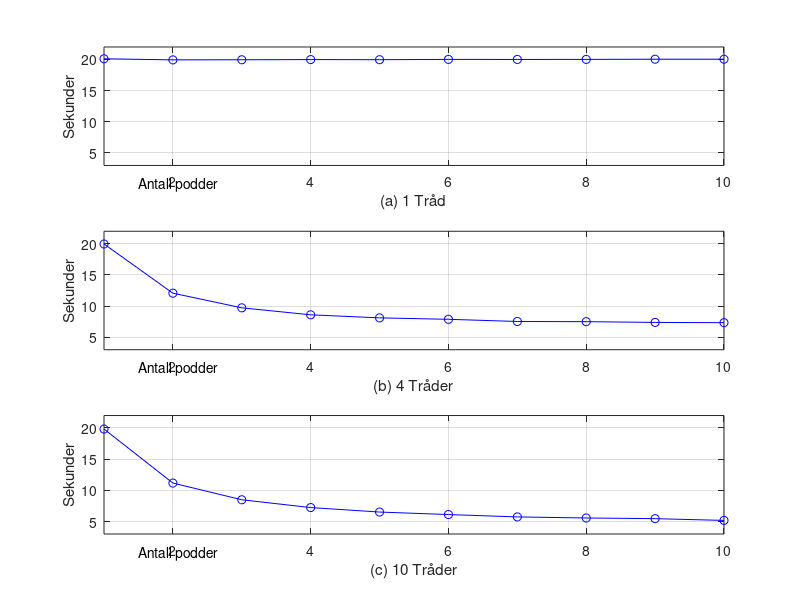
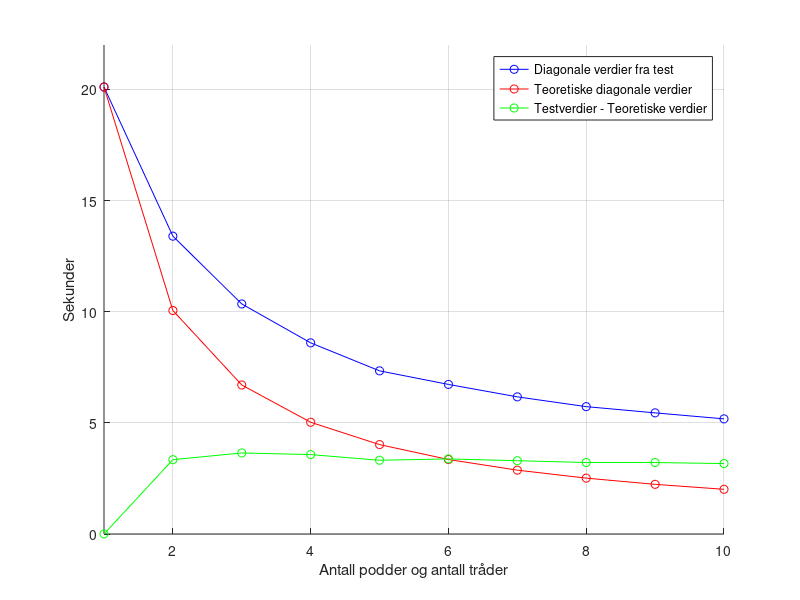

The MATLAB script that drew these images, in order:
clear;
close all;
x = 1:1:10
trad1 = [20.11, 19.93,19.95,19.98,19.96,20.01,20,20.01,20.04,20.04]
trad2 = [19.71,13.4,12.6,11.99,11.77,11.51,11.32,11.23,11.24,11.25]
trad3 = [19.83,12.23,10.35,9.62,9.3,8.97,8.84,8.71,8.6,8.49]
trad4 = [19.96,12.07,9.72,8.6,8.11,7.88,7.53,7.5,7.38,7.34]
trad5 = [19.95,11.8,9.23,8.13,7.34,7.19,6.95,6.75,6.67,6.54]
trad6 = [19.72,11.26,8.76,7.7,7.17,6.73,6.53,6.36,6.13,6.08]
trad7 = [19.73,11.38,8.74,7.42,6.89,6.42,6.17,6.05,5.9,5.75]
trad8 = [19.81,11.03,8.63,7.3,6.8,6.34,5.99,5.73,5.7,5.54]
trad9 = [19.84,11.23,8.29,7.3,6.67,6.28,5.88,5.67,5.45,5.36]
trad10 = [19.83,11.17,8.49,7.24,6.52,6.12,5.74,5.57,5.46,5.18]
diagonal= [20.11, 13.4, 10.35, 8.6, 7.34, 6.73, 6.17, 5.73, 5.45, 5.18]
endring = [0.348,42.92,55.18,63.22,67.22,69.16,70.85,72.03,72.98,73.88]
diagonal_teoretisk = [20.11, 20.11/2, 20.11/3, 20.11/4, 20.11/5, 20.11/6, 20.11/7, 20.11/8, 20.11/9, 20.11/10 ]

figure;
subplot (311);
  plot(x, trad1, 'bo-');
  ylim([3 22])
  xlim([1 10])
  ylabel('Sekunder')
  grid on;
  text (1.5, 0, "Antall podder");
  xlabel("(a) 1 Tråd")
  
subplot(312);
  plot(x, trad4, 'bo-')
  ylim([3 22])
  xlim([1 10])
  ylabel('Sekunder')
  grid on;
  text (1.5, 0, "Antall podder");
  xlabel("(b) 4 Tråder")
subplot(313);
  plot(x, trad10, 'bo-')
  ylim([3 22])
  grid on;
  xlim([1 10])
  ylabel('Sekunder')
  text (1.5, 0, "Antall podder");
  xlabel("(c) 10 Tråder")

figure
  hold on;
  plot(x, diagonal, 'bo-')
  
  
  plot(x, diagonal_teoretisk, 'ro-')
  for i = 1:1:10;
    diff(i) = diagonal(i)-diagonal_teoretisk(i)
  endfor
  plot(x, diff, 'go-')
  legend("Diagonale verdier fra test", "Teoretiske diagonale verdier", "Testverdier - Teoretiske verdier")
  grid on;
  ylim([0 22])
  xlim([1 10])
  ylabel('Sekunder')
  xlabel("Antall podder og antall tråder")
  